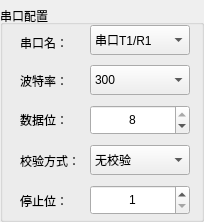
<?xml version="1.0" encoding="UTF-8"?>
<ui version="4.0">
 <class>SerialDialog</class>
 <widget class="QDialog" name="SerialDialog">
  <property name="geometry">
   <rect>
    <x>0</x>
    <y>0</y>
    <width>204</width>
    <height>222</height>
   </rect>
  </property>
  <property name="minimumSize">
   <size>
    <width>204</width>
    <height>222</height>
   </size>
  </property>
  <property name="maximumSize">
   <size>
    <width>204</width>
    <height>222</height>
   </size>
  </property>
  <property name="windowTitle">
   <string>Dialog</string>
  </property>
  <layout class="QGridLayout" name="gridLayout">
   <property name="leftMargin">
    <number>0</number>
   </property>
   <property name="topMargin">
    <number>5</number>
   </property>
   <property name="rightMargin">
    <number>0</number>
   </property>
   <property name="bottomMargin">
    <number>0</number>
   </property>
   <property name="spacing">
    <number>0</number>
   </property>
   <item row="0" column="0">
    <widget class="QGroupBox" name="groupBox">
     <property name="minimumSize">
      <size>
       <width>0</width>
       <height>0</height>
      </size>
     </property>
     <property name="maximumSize">
      <size>
       <width>16777215</width>
       <height>16777215</height>
      </size>
     </property>
     <property name="title">
      <string>串口配置</string>
     </property>
     <property name="alignment">
      <set>Qt::AlignLeading|Qt::AlignLeft|Qt::AlignVCenter</set>
     </property>
     <widget class="QLabel" name="TEXT2">
      <property name="geometry">
       <rect>
        <x>20</x>
        <y>66</y>
        <width>72</width>
        <height>20</height>
       </rect>
      </property>
      <property name="text">
       <string>波特率：</string>
      </property>
     </widget>
     <widget class="QLabel" name="TEXT4">
      <property name="geometry">
       <rect>
        <x>20</x>
        <y>148</y>
        <width>72</width>
        <height>15</height>
       </rect>
      </property>
      <property name="text">
       <string>校验方式：</string>
      </property>
     </widget>
     <widget class="QLabel" name="TEXT1">
      <property name="geometry">
       <rect>
        <x>20</x>
        <y>30</y>
        <width>72</width>
        <height>15</height>
       </rect>
      </property>
      <property name="text">
       <string>串口名：</string>
      </property>
     </widget>
     <widget class="QLabel" name="TEXT5">
      <property name="geometry">
       <rect>
        <x>20</x>
        <y>188</y>
        <width>72</width>
        <height>15</height>
       </rect>
      </property>
      <property name="text">
       <string>停止位：</string>
      </property>
     </widget>
     <widget class="QLabel" name="TEXT3">
      <property name="geometry">
       <rect>
        <x>20</x>
        <y>107</y>
        <width>70</width>
        <height>15</height>
       </rect>
      </property>
      <property name="text">
       <string>数据位：</string>
      </property>
     </widget>
     <widget class="QSpinBox" name="spin_stop">
      <property name="geometry">
       <rect>
        <x>90</x>
        <y>180</y>
        <width>100</width>
        <height>30</height>
       </rect>
      </property>
      <property name="alignment">
       <set>Qt::AlignCenter</set>
      </property>
      <property name="minimum">
       <number>1</number>
      </property>
      <property name="maximum">
       <number>2</number>
      </property>
     </widget>
     <widget class="QComboBox" name="combobox_name">
      <property name="geometry">
       <rect>
        <x>90</x>
        <y>20</y>
        <width>100</width>
        <height>30</height>
       </rect>
      </property>
      <item>
       <property name="text">
        <string>串口T1/R1</string>
       </property>
      </item>
      <item>
       <property name="text">
        <string>串口T2/R2</string>
       </property>
      </item>
      <item>
       <property name="text">
        <string>串口T3/R3</string>
       </property>
      </item>
      <item>
       <property name="text">
        <string>串口T4/R4</string>
       </property>
      </item>
      <item>
       <property name="text">
        <string>串口T5/R5</string>
       </property>
      </item>
      <item>
       <property name="text">
        <string>串口T6/R6</string>
       </property>
      </item>
     </widget>
     <widget class="QSpinBox" name="spin_data">
      <property name="geometry">
       <rect>
        <x>90</x>
        <y>100</y>
        <width>100</width>
        <height>30</height>
       </rect>
      </property>
      <property name="alignment">
       <set>Qt::AlignCenter</set>
      </property>
      <property name="minimum">
       <number>5</number>
      </property>
      <property name="maximum">
       <number>8</number>
      </property>
      <property name="value">
       <number>8</number>
      </property>
     </widget>
     <widget class="QComboBox" name="combo_pairty">
      <property name="geometry">
       <rect>
        <x>90</x>
        <y>140</y>
        <width>100</width>
        <height>30</height>
       </rect>
      </property>
      <item>
       <property name="text">
        <string>无校验</string>
       </property>
      </item>
      <item>
       <property name="text">
        <string>奇校验</string>
       </property>
      </item>
      <item>
       <property name="text">
        <string>偶校验</string>
       </property>
      </item>
     </widget>
     <widget class="QComboBox" name="combo_baud">
      <property name="geometry">
       <rect>
        <x>90</x>
        <y>60</y>
        <width>100</width>
        <height>30</height>
       </rect>
      </property>
      <item>
       <property name="text">
        <string>300</string>
       </property>
      </item>
      <item>
       <property name="text">
        <string>1200</string>
       </property>
      </item>
      <item>
       <property name="text">
        <string>2400</string>
       </property>
      </item>
      <item>
       <property name="text">
        <string>4800</string>
       </property>
      </item>
      <item>
       <property name="text">
        <string>9600</string>
       </property>
      </item>
      <item>
       <property name="text">
        <string>19200</string>
       </property>
      </item>
      <item>
       <property name="text">
        <string>48400</string>
       </property>
      </item>
      <item>
       <property name="text">
        <string>115200</string>
       </property>
      </item>
     </widget>
    </widget>
   </item>
  </layout>
 </widget>
 <resources/>
 <connections/>
</ui>
